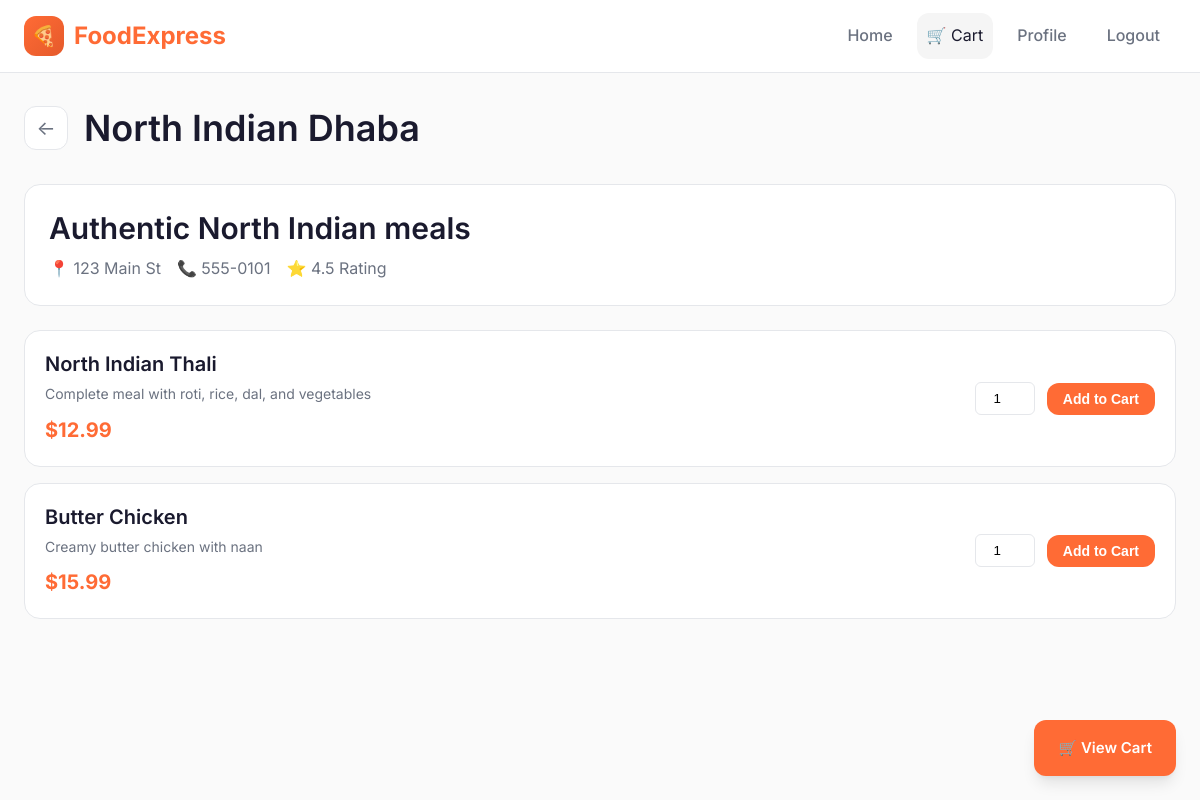
The app's page /restaurant/1 (signed in) with its own data.
### tables this page shows
CREATE TABLE restaurants (
            id INTEGER PRIMARY KEY AUTOINCREMENT,
            name TEXT NOT NULL,
            category_id INTEGER,
            description TEXT,
            address TEXT,
            phone TEXT,
            rating REAL DEFAULT 0.0,
            image_url TEXT,
            FOREIGN KEY (category_id) REFERENCES categories (id)
        );

CREATE TABLE menu_items (
            id INTEGER PRIMARY KEY AUTOINCREMENT,
            restaurant_id INTEGER,
            name TEXT NOT NULL,
            description TEXT,
            price REAL NOT NULL,
            image_url TEXT,
            FOREIGN KEY (restaurant_id) REFERENCES restaurants (id)
        );

### app.py (the view)
@app.route('/restaurant/<int:restaurant_id>')
@login_required
def restaurant_menu(restaurant_id):
    conn = get_db_connection()
    restaurant = conn.execute('SELECT * FROM restaurants WHERE id = ?', (restaurant_id,)).fetchone()
    menu_items = conn.execute('SELECT * FROM menu_items WHERE restaurant_id = ?', (restaurant_id,)).fetchall()
    conn.close()
    return render_template('restaurant_menu.html', restaurant=restaurant, menu_items=menu_items)

### app.py (called while the page is built)
def get_db_connection():
    conn = sqlite3.connect(DATABASE)
    conn.row_factory = sqlite3.Row
    return conn

@login_manager.user_loader
def load_user(user_id):
    conn = get_db_connection()
    user = conn.execute('SELECT * FROM users WHERE id = ?', (user_id,)).fetchone()
    conn.close()
    if user:
        return User(user['id'], user['username'], user['email'])
    return None

### templates/restaurant_menu.html (shortened to what this page needs)
{% extends "base.html" %}
{% block content %}
<div class="container">
    <div class="page-header slide-up">
        <a href="javascript:history.back()" class="back-btn">←</a>
        <h1>{{ restaurant.name }}</h1>
    </div>
    <div class="menu-header slide-up">
        <h2>{{ restaurant.description }}</h2>
        <div class="meta">
            <span>📍 {{ restaurant.address }}</span>
            <span>📞 {{ restaurant.phone }}</span>
            <span>⭐ {{ restaurant.rating }} Rating</span>
        </div>
    </div>
    <div class="menu-grid">
        {% for item in menu_items %}
        <div class="menu-item slide-up">
            <div class="menu-item-info">
                <h4>{{ item.name }}</h4>
                <p>{{ item.description }}</p>
                <span class="menu-item-price">${{ "%.2f"|format(item.price) }}</span>
            </div>
            <form method="POST" action="{{ url_for('add_to_cart') }}" class="add-to-cart-form menu-item-actions">
                <input type="number" name="quantity" value="1" min="1" class="quantity-input">
                <button type="submit" class="btn btn-primary btn-sm">Add to Cart</button>
            </form>
        </div>
        {% endfor %}
    </div>
</div>
<div class="floating-cart">
    <a href="{{ url_for('cart') }}" class="btn btn-primary">
        🛒 View Cart
    </a>
</div>
{% endblock %}

### static/css/style.css (style rules this page uses)
:root { --primary: #ff6b35; --primary-dark: #e55a2b; --primary-light: #ff8c5a; --secondary: #1a1a2e; --accent: #f9c74f; --background: #fafafa; --surface: #ffffff; --surface-hover: #f5f5f5; --text-primary: #1a1a2e; --text-secondary: #6b7280; --text-muted: #9ca3af; --border: #e5e7eb; --border-light: #f3f4f6; --success: #10b981; --success-light: #d1fae5; --warning: #f59e0b; --error: #ef4444; --error-light: #fee2e2; --shadow-sm: 0 1px 2px rgba(0, 0, 0, 0.05); --shadow: 0 4px 6px -1px rgba(0, 0, 0, 0.1), 0 2px 4px -1px rgba(0, 0, 0, 0.06); --shadow-lg: 0 10px 15px -3px rgba(0, 0, 0, 0.1), 0 4px 6px -2px rgba(0, 0, 0, 0.05); --shadow-xl: 0 20px 25px -5px rgba(0, 0, 0, 0.1), 0 10px 10px -5px rgba(0, 0, 0, 0.04); --radius-sm: 6px; --radius: 12px; --radius-lg: 16px; --radius-xl: 24px; --transition: all 0.2s ease; }
*, *::before, *::after { margin: 0; padding: 0; box-sizing: border-box; }
html { scroll-behavior: smooth; }
body { font-family: "Inter", -apple-system, BlinkMacSystemFont, "Segoe UI", Roboto, sans-serif; background: var(--background); color: var(--text-primary); line-height: 1.6; min-height: 100vh; }
a { text-decoration: none; color: inherit; transition: var(--transition); }
h1, h2, h3, h4, h5, h6 { font-weight: 600; line-height: 1.3; color: var(--text-primary); }
h1 { font-size: 2.25rem; }
h2 { font-size: 1.875rem; }
h4 { font-size: 1.25rem; }
.container { max-width: 1280px; margin: 0 auto; padding: 32px 24px; }
.btn { display: inline-flex; align-items: center; justify-content: center; gap: 8px; padding: 12px 24px; font-size: 0.938rem; font-weight: 600; border: none; border-radius: var(--radius); cursor: pointer; transition: var(--transition); text-decoration: none; }
.btn-primary { background: var(--primary); color: white; }
.btn-sm { padding: 8px 16px; font-size: 0.875rem; }
.page-header { display: flex; align-items: center; gap: 16px; margin-bottom: 32px; }
.back-btn { width: 44px; height: 44px; display: flex; align-items: center; justify-content: center; background: var(--surface); border: 1px solid var(--border); border-radius: var(--radius); font-size: 1.25rem; color: var(--text-secondary); transition: var(--transition); }
.menu-header { background: var(--surface); border-radius: var(--radius-lg); padding: 24px; margin-bottom: 24px; border: 1px solid var(--border); }
.menu-header h2 { margin-bottom: 8px; }
.menu-header .meta { display: flex; flex-wrap: wrap; gap: 16px; color: var(--text-secondary); }
.menu-header .meta span { display: flex; align-items: center; gap: 6px; }
.menu-grid { display: flex; flex-direction: column; gap: 16px; }
.menu-item { background: var(--surface); border-radius: var(--radius-lg); padding: 20px; display: flex; justify-content: space-between; align-items: center; gap: 20px; border: 1px solid var(--border); transition: var(--transition); }
.menu-item-info { flex: 1; }
.menu-item-info h4 { margin-bottom: 6px; }
.menu-item-info p { color: var(--text-secondary); font-size: 0.875rem; margin-bottom: 8px; }
.menu-item-price { font-size: 1.25rem; font-weight: 700; color: var(--primary); }
.menu-item-actions { display: flex; align-items: center; gap: 12px; }
.quantity-input { width: 60px; padding: 8px 12px; text-align: center; border: 1px solid var(--border); border-radius: var(--radius-sm); }
.floating-cart { position: fixed; bottom: 24px; right: 24px; z-index: 50; }
.floating-cart .btn { padding: 16px 24px; box-shadow: var(--shadow-lg); }
.slide-up { animation: slideUp 0.4s ease; }

### records on screen
restaurants: name "North Indian Dhaba", description "Authentic North Indian meals", address "123 Main St", phone "555-0101", rating "4.5"
menu_items: name "North Indian Thali", description "Complete meal with roti, rice, dal, and vegetables", price "12.99"
menu_items: name "Butter Chicken", description "Creamy butter chicken with naan", price "15.99"
